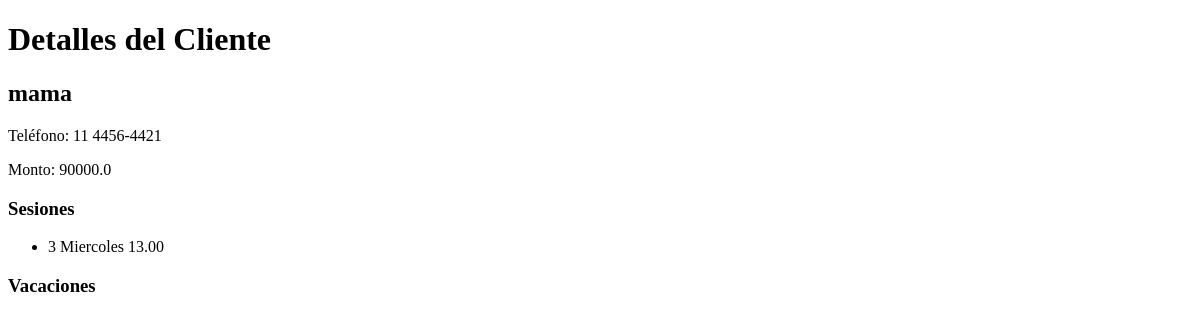
Before: /cliente/mama with the older database file.
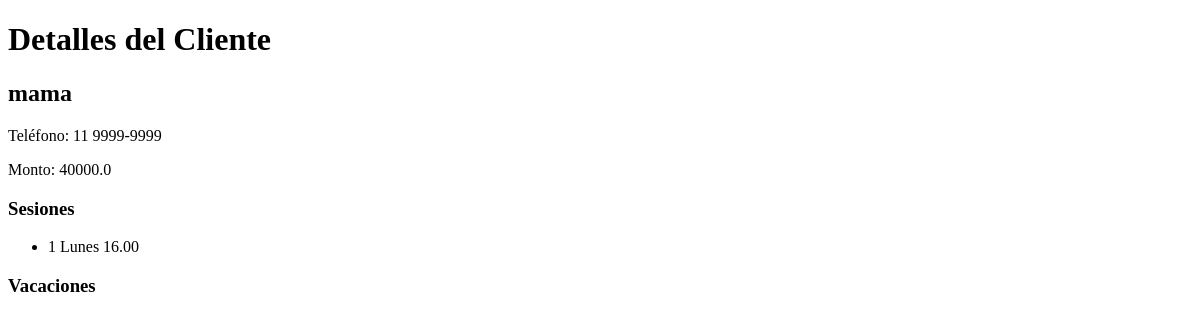
After: the same page with the newer database file.
### tables this page shows
CREATE TABLE Clientes (
    nombre_completo TEXT PRIMARY KEY,
    telefono TEXT,
    monto REAL
, pagos TEXT DEFAULT 'No', asistencia TEXT DEFAULT 'No', monto_sumado BOOLEAN DEFAULT 0, total_mensual REAL DEFAULT 0);

CREATE TABLE Sesiones (
    id INTEGER PRIMARY KEY AUTOINCREMENT,
    cliente_nombre TEXT,
    dia_semana TEXT,
    hora TEXT,
    estado TEXT, minuto TEXT,
    FOREIGN KEY (cliente_nombre) REFERENCES Clientes(nombre_completo)
);

### app.py (the view)
@app.route('/cliente/<string:nombre>')
def cliente(nombre):
    conn = get_db_connection()
    cliente = conn.execute('SELECT * FROM Clientes WHERE nombre_completo = ?', (nombre,)).fetchone()
    sesiones = conn.execute('SELECT * FROM Sesiones WHERE cliente_nombre = ?', (nombre,)).fetchall()
    vacaciones = conn.execute('SELECT * FROM Vacaciones WHERE cliente_nombre = ?', (nombre,)).fetchall()
    conn.close()
    return render_template('cliente.html', cliente=cliente, sesiones=sesiones, vacaciones=vacaciones)

### app.py (called while the page is built)
def get_db_connection():
    conn = sqlite3.connect('proyecto.db')
    conn.row_factory = sqlite3.Row
    return conn

### templates/cliente.html (shortened to what this page needs)
<!doctype html>
<html lang="en">
<head>
</head>
<body>
    <h1>Detalles del Cliente</h1>
    <h2>{{ cliente.nombre_completo }}</h2>
    <p>Teléfono: {{ cliente.telefono }}</p>
    <p>Monto: {{ cliente.monto }}</p>
    <h3>Sesiones</h3>
    <ul>
        {% for sesion in sesiones %}
            <li>{{ sesion.dia_semana }} {{ sesion.hora }}</li>
        {% endfor %}
    </ul>
    <h3>Vacaciones</h3>
</body>
</html>

Changed rows visible on the page:
removed Sesiones: dia_semana "3 Miercoles", hora "13.00"
changed Clientes "mama": telefono "11 4456-4421" → "11 9999-9999"; monto "90000.0" → "40000.0"
added Sesiones: dia_semana "1 Lunes", hora "16.00"
